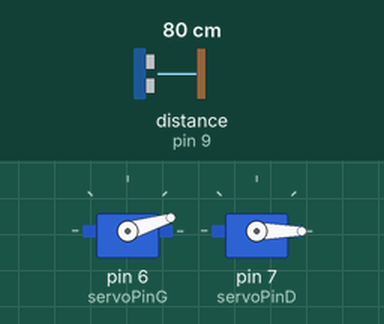
Recording of a sketch running on a simulated Arduino Uno, built with avr-gcc and run on an emulated ATmega328P. Parts: 2 × servo. Wiring (inferred from the names in the program): ultrasonic range finder: trigger pin 8; echo pin 9. The inputs (shaded band) are chosen by the test bench; at power-on: distance to the obstacle (sensor on pin 9) 80 cm. The echo pulse lasts 58.3 µs per cm.

Above: at 2.6 s.
2.7 s: distance to the obstacle (sensor on pin 9) set to 63 cm
At 2.9 s:
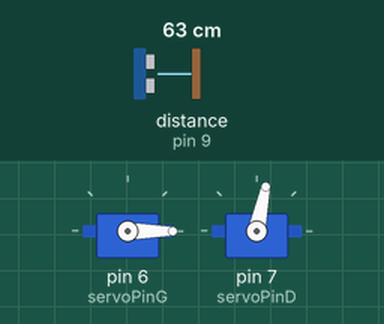
6.2 s: distance to the obstacle (sensor on pin 9) set to 55 cm
At 8.5 s:
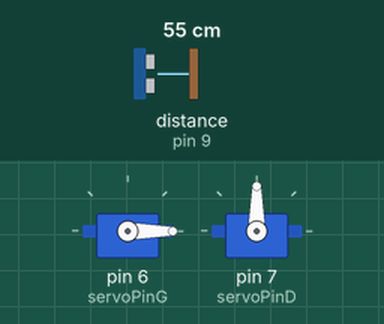
Timing chart, 0 to 13.9 s (numbered marks = the images above; inputs shaded):
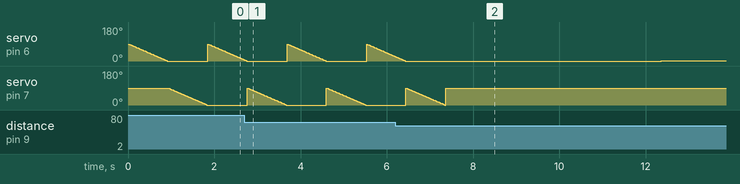

The sketch:

sb.ino
```cpp
 #include <Servo.h>
 Servo myservoG;
Servo myservoD;


const int trigPin  = 8;
const int echoPin  = 9;
int servoPinG = 6;
int servoPinD = 7;
int pos = 0;
int pos1 = 0;

float durationG, distanceG;

void setup() {
  pinMode(trigPin, OUTPUT); // Sets the trigPin as an Output
    pinMode(echoPin, INPUT);
    myservoG.attach(servoPinG);    //Attach Servo
    myservoD.attach(servoPinD);
    Serial.begin(9600); // Starts the serial communication
}

void loop(){

    digitalWrite(trigPin, LOW);
  delayMicroseconds(2);
  digitalWrite(trigPin, HIGH);
  delayMicroseconds(10);
  digitalWrite(trigPin, LOW);

    durationG = pulseIn(echoPin, HIGH);
  distanceG = (durationG*.0343)/2;

 if(distanceG <= 60)
  {
    for (pos1 = 0; pos1 <= 90; pos1 += 1) { // goes from 0 degrees to 180 degrees
    // in steps of 1 degree
    myservoD.write(pos1);
    }
    for (pos = 0; pos <= 90; pos += 1) { // goes from 0 degrees to 90 degrees
    // in steps of 1 degree
    myservoG.write(pos);              // tell servo to go to position in variable 'pos'
    delay(5000);                       // waits 15 ms for the servo to reach the position
    }
  }
  else
  {
    for (pos = 90; pos >= 0; pos -= 1) { // goes from 180 degrees to 0 degrees
    myservoG.write(pos);              // tell servo to go to position in variable 'pos'
    delay(10);                       // waits 15 ms for the servo to reach the position
    }
     for (pos1 = 90; pos1 >= 0; pos1 -= 1) { // goes from 180 degrees to 0 degrees
    myservoD.write(pos1);              // tell servo to go to position in variable 'pos'
    delay(10);                       // waits 15 ms for the servo to reach the position
  }
  }
}
```

Measured:
- the behaviour switches between 61 and 60 cm on distance to the obstacle (sensor on pin 9) (found by bisection; images 1 and 2)
- by itself, servo on pin 7 (servoPinD): ramps from 90° to 0° and jumps back, once every 0.93 s
